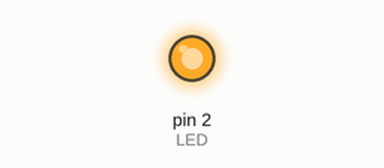
Simulated run of this sketch. Board: Arduino Uno, built with avr-gcc and run on an emulated ATmega328P. Shown: output pins drawn as LEDs (lit = HIGH).

Above: at 0.1 s.
Timing chart, 0 to 1.6 s (numbered marks = the images above):
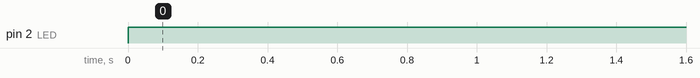

The sketch:

Led_On.ino
```cpp
#define LED 2 // Arduino pin connected the positive side of LED

void setup() {
  pinMode(LED, OUTPUT); // Declare the LED as an output in the circuit

}

void loop() {
  digitalWrite(LED, HIGH); // Always is turned on
}
```

Measured:
- by itself, pin 2 (LED): LOW → HIGH at 0.00 s
